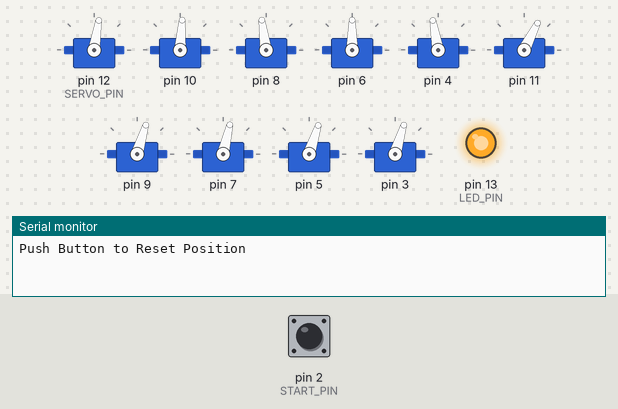
This sketch was run on a simulated Arduino Uno, built with avr-gcc and run on an emulated ATmega328P. On the bench: 10 × servo, output pins drawn as LEDs (lit = HIGH), the last lines printed to the serial monitor. The inputs (shaded band) are chosen by the test bench; at power-on: pin 2 (START_PIN) HIGH.

Above: at 0.1 s.
At 2.62 s:
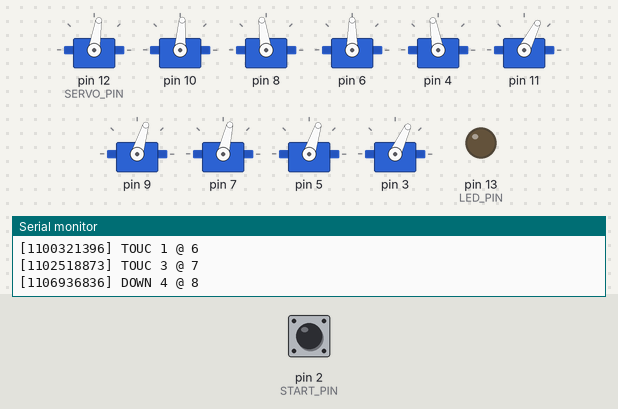
Timing chart, 0 to 33.9 s (numbered marks = the images above):
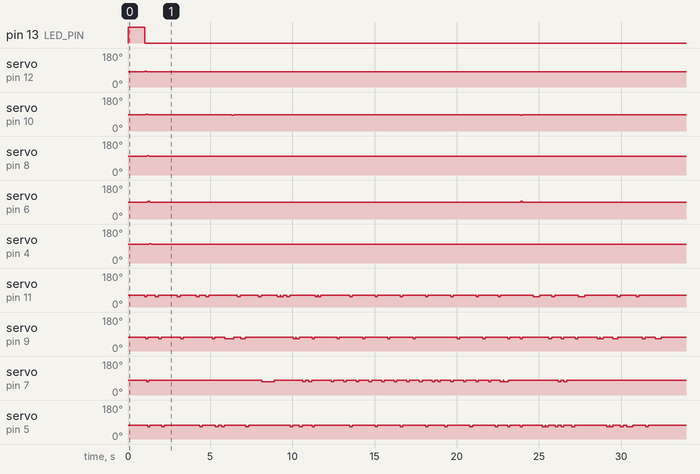

Measured:
- by itself, servo on pin 12 (SERVO_PIN): 81° → 84° at 1.0 s, → 81° 0.11 s later
- by itself, servo on pin 10: 86° → 89° at 1.1 s, → 86° 0.11 s later, → 83° 5.1 s later, → 86° 0.13 s later, … (6 changes in this stretch)
- by itself, servo on pin 8: 98° → 101° at 1.2 s, → 98° 0.10 s later
- by itself, servo on pin 6: alternates 93° for 0.11 s and 90° for 22.6 s
- by itself, servo on pin 4: 100° → 103° at 1.3 s, → 100° 0.13 s later
- by itself, servo on pin 11: 63° → 55° at 1.0 s, → 63° 0.11 s later, → 55° 0.53 s later, → 63° 0.17 s later, … (48 changes in this stretch)
- by itself, servo on pin 9: 73° → 65° at 1.1 s, → 73° 0.13 s later, → 65° 0.66 s later, → 73° 0.17 s later, … (50 changes in this stretch)
- by itself, servo on pin 7: 77° → 69° at 1.1 s, → 77° 0.13 s later, → 69° 6.9 s later, → 77° 0.77 s later, … (44 changes in this stretch)

The sketch:

Fingers_0_51_-_Onegai_Hard.ino
```cpp
//
// Fingers v0.51
//  by cloudree
//
//  v0.0 : start for Dereste
//  v0.5 : for UNO, and re-maked
//  v0.51 : pattern : onegai cinderella master

#include <Servo.h>
#include <String.h>

////////////////////////////////////////////////
// debug : output to serial monitor
#define SERIAL_DEBUG_LEVEL    1
//    0 = message
//    1 = pattern
//    2 = detail
#define SERIAL_SPEED    115200

char dbgmsg[100];

void _serialmsg( int level, char *msg )
{
  if ( level <= SERIAL_DEBUG_LEVEL )
    Serial.print( msg );
}

void MSG( char *msg ) {
  _serialmsg( 0, msg );
}
void PAT( char *msg ) {
  _serialmsg( 1, msg );
}
void DBG( char *msg ) {
  _serialmsg( 2, msg );
}

////////////////////////////////////////////////
const int START_PIN =   2;
const int LED_PIN =     13;
const int SERVO_PIN =   12;

const int SERVO_COUNT =       5;
const int SERVO_MIN_VALUE =   15;
const int SERVO_MAX_VALUE =   165;
const int SERVO_MID_VALUE =   ((SERVO_MIN_VALUE + SERVO_MAX_VALUE) / 2); // 90

const int ANGLE_UD_UP =       0;
const int ANGLE_UD_DOWN =     -8;

const int ANGLE_LR_LEFT =     -3;
const int ANGLE_LR_CENTER =   0;
const int ANGLE_LR_RIGHT =    3;

Servo svo_ud[ SERVO_COUNT ];
Servo svo_lr[ SERVO_COUNT ];

const int mid_value_ud[ SERVO_COUNT ] = {
  // UD
  SERVO_MID_VALUE - 27,
  SERVO_MID_VALUE - 17,
  SERVO_MID_VALUE - 13,
  SERVO_MID_VALUE - 18,
  SERVO_MID_VALUE - 17
};

const int mid_value_lr[ SERVO_COUNT ] = {
  // LR
  SERVO_MID_VALUE - 9,
  SERVO_MID_VALUE - 4,
  SERVO_MID_VALUE + 8,
  SERVO_MID_VALUE + 0,
  SERVO_MID_VALUE + 10
};

////////////////////////////////////////////////
// pattern
//   time, F1, F2, F3, F4, F5
//
// * time = -1 : end
// * Fx is state :
//    0 = no change
//    1 = touch (down & up)
//    2 = down for long note
//    3 = up for long note
//    4 = left shift
//    5 = right shift

const float spd = 45.57;   // pattern speed (ms), big value is slower

const char p[] = {

  /*
    // test pattern
    0, 2, 0, 0, 0, 0,
    10, 0, 2, 0, 0, 0,
    10, 3, 0, 2, 0, 0,
    10, 0, 3, 0, 2, 0,
    10, 0, 0, 3, 0, 2,
    10, 0, 0, 0, 3, 0,
    10, 0, 0, 0, 0, 3,
  */

  // onegai cindelela master : https://www.youtube.com/watch?v=N2tYY_AL5Uc
  0, 5, 0, 0, 0, 0, //0
  1, 0, 5, 0, 0, 0,
  1, 0, 0, 5, 0, 0,
  1, 0, 0, 0, 5, 0,
  1, 0, 0, 0, 0, 5,
  8, 1, 0, 0, 0, 0, //5
  4, 0, 1, 0, 0, 0,
  4, 0, 0, 0, 1, 0,
  8, 0, 0, 0, 0, 2,
  8, 0, 0, 0, 0, 3,
  4, 1, 0, 0, 0, 0, //10-11
  4, 0, 1, 0, 0, 0,
  4, 0, 0, 0, 0, 1,
  16, 1, 0, 0, 0, 0,
  4, 0, 0, 0, 1, 0,
  4, 0, 0, 0, 0, 1, //15
  4, 1, 0, 0, 0, 0,
  8, 0, 1, 0, 0, 0,
  4, 0, 0, 0, 1, 0,
  4, 0, 0, 0, 0, 1,
  4, 0, 0, 0, 1, 0, //20-21
  4, 0, 2, 0, 0, 0,
  8, 0, 4, 0, 0, 0,
  8, 1, 0, 0, 0, 0,
  4, 0, 1, 0, 0, 0,
  2, 0, 1, 0, 0, 0, //25
  4, 0, 0, 0, 1, 0,
  4, 0, 0, 0, 0, 2,
  8, 0, 0, 0, 0, 3,
  4, 1, 0, 0, 0, 0,
  4, 0, 0, 2, 0, 0, //30-31
  16, 0, 0, 3, 0, 0,
  4, 1, 0, 0, 0, 0,
  4, 1, 0, 0, 0, 0,
  4, 0, 0, 0, 0, 1,
  4, 1, 0, 0, 0, 0, //35
  4, 0, 0, 0, 1, 0,
  4, 0, 1, 0, 0, 0,
  4, 0, 1, 0, 0, 0,
  4, 0, 0, 0, 1, 0,
  4, 0, 0, 1, 0, 0, //40-41
  8, 0, 0, 1, 0, 0,
  4, 0, 1, 0, 1, 0,
  4, 1, 0, 0, 0, 1,
  4, 1, 0, 0, 0, 1,
  16, 0, 0, 1, 0, 0, //45-49
  // long*8
  8, 0, 1, 0, 0, 1,
  8, 0, 0, 1, 0, 0,
  8, 1, 0, 0, 1, 0,
  8, 0, 0, 1, 0, 0,
  8, 0, 1, 0, 0, 1, //50
  8, 0, 0, 1, 0, 0,
  8, 1, 0, 0, 1, 0,
  8, 0, 0, 1, 0, 0,
  8, 0, 1, 0, 0, 1,
  8, 0, 0, 1, 0, 0, //55
  8, 1, 0, 0, 1, 0,
  8, 0, 0, 1, 0, 0,
  8, 0, 1, 0, 0, 1,
  8, 0, 0, 1, 0, 0,
  8, 1, 0, 0, 1, 0, //60
  8, 0, 0, 1, 0, 0,
  // short*5
  8, 0, 0, 1, 0, 1,
  8, 0, 0, 0, 1, 0,
  8, 1, 0, 1, 0, 0,
  8, 0, 1, 0, 0, 0, //65
  8, 0, 0, 1, 0, 1,
  8, 0, 0, 0, 1, 0,
  8, 1, 0, 1, 0, 0,
  8, 0, 1, 0, 0, 0,
  8, 0, 0, 1, 0, 1, //70
  8, 0, 0, 0, 1, 0,
  //
  4, 1, 0, 0, 0, 1,
  2, 0, 0, 1, 0, 0,
  4, 0, 0, 1, 0, 0,
  2, 0, 0, 1, 0, 0, //75
  2, 0, 1, 0, 1, 0,
  16, 0, 4, 0, 5, 0,

  // 1절
  16, 1, 0, 0, 0, 0,
  2, 1,0,0,0,0,
  2, 1,0,0,0,0, //80
  2, 0,0,0,0,1,
  4, 0,0,0,1,0,
  4, 0,0,0,1,0,
  4, 0,1,0,0,0,
  4, 1,0,0,0,0, //85
  4, 0,0,0,1,0,
  4, 0,0,1,0,0,
  4, 0,1,0,1,0,
  2, 0,0,2,0,0,
  4, 0,0,3,0,0, //90-109
  2, 0,0,0,0,1,
  4, 0,0,0,1,0,
  4, 0,1,0,0,0,
  4, 2,0,0,0,0,
  8, 3,0,0,0,0, //95
  16,0,1,0,0,0,
  4, 0,1,0,0,0,
  4, 0,0,0,0,1,
  4, 0,0,0,1,0,
  4, 0,0,0,1,0, //100
  4, 0,1,0,0,0,
  2, 0,1,0,0,0,
  2, 1,0,0,0,0,
  4, 0,0,0,1,0,
  8, 0,0,0,2,0, //105-127
  8, 0,0,0,3,0,
  4, 1,0,0,0,0,
  8, 0,1,0,0,0,
  4, 0,0,0,1,0,
  8, 0,0,0,0,1, //110
  4, 0,2,0,0,0,
  8, 0,3,0,0,0,

  /*
    30, 0, 0, 0, 1, 0, //0
    30, 0, 1, 0, 0, 0, //1
    30, 0, 0, 1, 0, 0, //2
    60, 0, 0, 2, 0, 0, //3
    30, 0, 0, 3, 0, 0, //4
    30, 0, 0, 0, 1, 0, //5
    60, 0, 1, 0, 0, 0, //6
    60, 0, 0, 0, 1, 0, //7
    60, 0, 1, 0, 0, 0, //8
    30, 0, 1, 0, 0, 0, //9
    30, 0, 0, 0, 1, 0, //10
    30, 0, 0, 0, 1, 0, //11
    30, 0, 0, 2, 0, 0, //12
    30, 0, 0, 3, 0, 0, //13
    30, 1, 0, 0, 0, 0, //14
    30, 0, 0, 0, 0, 1, //15
    30, 0, 0, 1, 0, 0, //16
    15, 0, 0, 0, 0, 1, //17
    15, 1, 0, 0, 0, 0, //18
    30, 0, 0, 0, 1, 0, //19
    15, 0, 1, 0, 0, 0, //20
    15, 0, 0, 0, 1, 0, //21
    30, 1, 0, 0, 0, 0, //22
    15, 0, 0, 0, 0, 1, //23
    15, 0, 1, 0, 0, 0, //24
    30, 0, 0, 1, 0, 0, //25
    30, 0, 0, 0, 1, 0, //26
    15, 0, 1, 0, 0, 0, //27
    15, 0, 0, 2, 0, 0, //28
    30, 0, 0, 3, 0, 0, //29
    30, 0, 0, 0, 1, 0, //30
    60, 0, 0, 1, 0, 0, //31
    30, 0, 0, 1, 0, 0, //32
    30, 0, 0, 1, 0, 0, //33
    30, 0, 1, 0, 0, 0, //34
    15, 0, 0, 0, 1, 0, //35
    15, 0, 1, 0, 1, 0, //36
    30, 1, 0, 0, 0, 1, //37
    30, 0, 0, 1, 0, 0, //38
    30, 0, 0, 0, 0, 1, //39
    15, 0, 0, 0, 0, 1, //40
    15, 0, 0, 0, 0, 1, //41
    30, 0, 1, 0, 0, 0, //42
    13, 0, 0, 1, 0, 0, //43
  */
  -1
};

////////////////////////////////////////////////
// state machine control
enum state_finger {
  SF_IDLE = 0,
  SF_TOUCH_MOVE_DOWN, SF_TOUCH_DOWN, SF_TOUCH_MOVE_UP,
  SF_LONG_MOVE_DOWN, SF_LONG_DOWN, SF_LONG_MOVE_UP,
  SF_LEFT_MOVE_DOWN, SF_LEFT_MOVE, SF_LEFT_BACK,
  SF_RIGHT_MOVE_DOWN, SF_RIGHT_MOVE, SF_RIGHT_BACK,
  SF_MAX
};

int state_delay_tick[ SF_MAX ] = {  // delay time for action
  0,
  10, 100, 10,
  10,   0, 10,     // 0 = infinite delay for long pattern
  10, 100, 10,
  10, 100, 10
};

state_finger  sf[ SERVO_COUNT ];  // state_finger
int   pos = 0;
long  sf_tick[ SERVO_COUNT ];     // wait until
unsigned long  start_tick = 0, last_tick = 0, play_tick = 0, step_tick = 0;

void state_change( int f, state_finger s, int ud = ANGLE_UD_UP, int lr = ANGLE_LR_CENTER )
{
  svo_ud[ f ].write( mid_value_ud[ f ] + ud );
  svo_lr[ f ].write( mid_value_lr[ f ] + lr );

  sf[ f ] = s;
  int delay_tick = state_delay_tick[ s ];
  sf_tick[ f ] = ( delay_tick > 0 ) ? ( play_tick + delay_tick ) : 0;

  sprintf( dbgmsg, "[%06lu] --change f=%d, state=%d, ud=%d, lr=%d, d=%d, w=%lu\n", play_tick, f, s, ud, lr, delay_tick, sf_tick[f] );
  DBG( dbgmsg );
}

////////////////////////////////////////////////
// finger control
void finger_init( int f )
{
  sprintf( dbgmsg, "-init f=%d\n", f );
  DBG( dbgmsg );

  state_change( f, SF_IDLE );
}

void finger_action( int f, int p )
{
  switch ( p ) {
    case 0 : // no change
      break;

    case 1 : // touch sequence start
      state_change( f, SF_TOUCH_MOVE_DOWN, ANGLE_UD_DOWN );
      sprintf( dbgmsg, "[%06lu] TOUC %d @ %d\n", play_tick / spd, f, pos / 6 );
      break;

    case 2 : // long-note sequence start
      state_change( f, SF_LONG_MOVE_DOWN, ANGLE_UD_DOWN );
      sprintf( dbgmsg, "[%06lu] DOWN %d @ %d\n", play_tick / spd, f, pos / 6 );
      break;

    case 3 : // long_note finish action
      state_change( f, SF_LONG_MOVE_UP, ANGLE_UD_UP );
      sprintf( dbgmsg, "[%06lu] UP   %d @ %d\n", play_tick / spd, f, pos / 6 );
      break;

    case 4 : // left sequence start
      state_change( f, SF_LEFT_MOVE_DOWN, ANGLE_UD_DOWN );
      sprintf( dbgmsg, "[%06lu] LEFT %d @ %d\n", play_tick / spd, f, pos / 6 );
      break;

    case 5 : // right sequence start
      state_change( f, SF_RIGHT_MOVE_DOWN, ANGLE_UD_DOWN );
      sprintf( dbgmsg, "[%06lu] RIGHT %d @ %d\n", play_tick / spd, f, pos / 6 );
      break;
  }

  if ( p > 0 )
  {
    PAT( dbgmsg );
  }
}

void finger_process( int f )
{
  if ( sf_tick[ f ] <= 0 )  // long pattern
    return;

  if ( play_tick < sf_tick[ f ] )  // wait until
    return;

  switch ( sf[f] ) {
    case SF_IDLE:   break;

    // change to next state ...
    case SF_TOUCH_MOVE_DOWN:    state_change( f, SF_TOUCH_DOWN, ANGLE_UD_DOWN );    break;
    case SF_TOUCH_DOWN:         state_change( f, SF_TOUCH_MOVE_UP, ANGLE_UD_UP );   break;
    case SF_TOUCH_MOVE_UP:      state_change( f, SF_IDLE );                         break;

    case SF_LONG_MOVE_DOWN:     state_change( f, SF_LONG_DOWN, ANGLE_UD_DOWN );     break;
    case SF_LONG_DOWN:                                                              break;    // infinite loop until up
    case SF_LONG_MOVE_UP:       state_change( f, SF_IDLE );                         break;

    case SF_LEFT_MOVE_DOWN:     state_change( f, SF_LEFT_MOVE, ANGLE_UD_DOWN, ANGLE_LR_LEFT );    break;
    case SF_LEFT_MOVE:          state_change( f, SF_LEFT_BACK );    break;
    case SF_LEFT_BACK:          state_change( f, SF_IDLE );         break;

    case SF_RIGHT_MOVE_DOWN:    state_change( f, SF_RIGHT_MOVE, ANGLE_UD_DOWN, ANGLE_LR_RIGHT );  break;
    case SF_RIGHT_MOVE:         state_change( f, SF_RIGHT_BACK );   break;
    case SF_RIGHT_BACK:         state_change( f, SF_IDLE );         break;
  }
}

////////////////////////////////////////////////
void setup()
{
  // serial debugger
  Serial.begin( SERIAL_SPEED );
  while ( !Serial )
  {
    ; // wait for serial connection
  }

  pinMode( START_PIN, INPUT );
  pinMode( LED_PIN, OUTPUT );
  for ( int i = 0; i < SERVO_COUNT; i ++ )
    svo_lr[i].attach( SERVO_PIN - i * 2 );
  for ( int i = 0; i < SERVO_COUNT; i ++ )
    svo_ud[i].attach( SERVO_PIN - i * 2 - 1 );

  // wait for start button
  MSG( "Push Button to Reset Position\n" );
  digitalWrite( LED_PIN, HIGH );
  while ( digitalRead( START_PIN ) == LOW );

  // reset positions
  for ( int i = 0; i < SERVO_COUNT; i ++ )
  {
    finger_init( i );
  }
  delay (1000);

  // wait for start button
  MSG( "Push Button to Start\n" );
  digitalWrite( LED_PIN, LOW );
  while ( digitalRead( START_PIN ) == LOW );

  last_tick = start_tick = millis();
  play_tick = step_tick = 0;
}

///////////////////////////////////////////////
/*
  void test_loop()
  {
  // restart and wait
  for ( int i = 0; i < SERVO_COUNT; i ++ )
    svo_ud[i].write( mid_value_ud[i] - 10 );
  delay( 500 );

  for ( int i = 0; i < SERVO_COUNT; i ++ )
    svo_ud[i].write( mid_value_ud[i] + 10 );
  delay( 500 );
  }
*/

////////////////////////////////////////////////
void loop()
{
  unsigned long cur_tick = millis();
  if ( cur_tick > last_tick ) {
    play_tick += cur_tick - last_tick;
    step_tick += cur_tick - last_tick;
    last_tick = cur_tick;
  }
  else return;    // same milli-sec, no action

  for ( int i = 0; i < SERVO_COUNT; i++ )
    finger_process( i );

  // get time / check end mark
  int wait_tick = p[pos];
  if ( wait_tick < 0 )
  {
    static bool f = false;
    if ( !f ) {
      DBG( "FINISHED\n" );
      f = true;
    }
    return;
  }
  if ( step_tick < wait_tick * spd )
    return;
  pos ++;
  step_tick = 0;

  // move to next step
  for ( int i = 0; i < SERVO_COUNT; i++, pos++ )
    finger_action( i, p[pos] );
}
```
